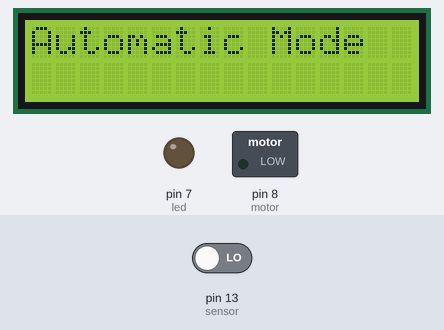
Bench run of a sketch on a simulated Arduino Mega 2560, built with avr-gcc and run on an emulated ATmega2560. Parts: 16×2 character LCD, switched loads named in the sketch (green lamp = pin HIGH), output pins drawn as LEDs (lit = HIGH). Inputs (shaded band) come from the test bench; at power-on: pin 13 (sensor) LOW. The modem accepts every AT command (registered, SIM ready, sends succeed) and sends nothing else.

Above: at 3.3 s.
3.4 s: pin 13 (sensor) driven HIGH
At 5.1 s:
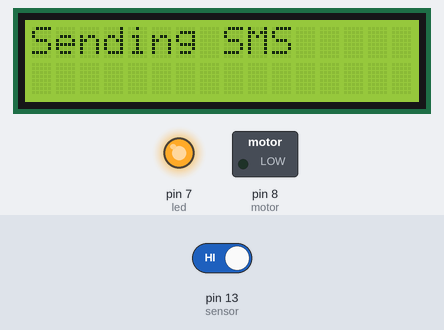
At 8.7 s:
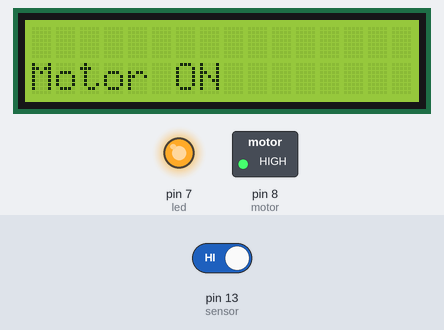
8.9 s: pin 13 (sensor) driven LOW
At 15.1 s:
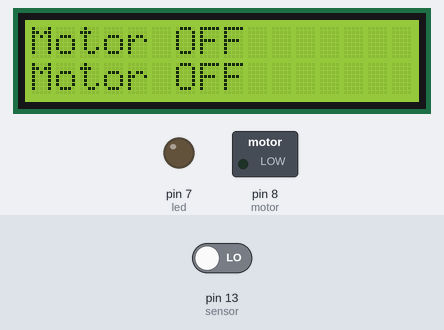
Timing chart, 0 to 16.6 s (numbered marks = the images above; inputs shaded):
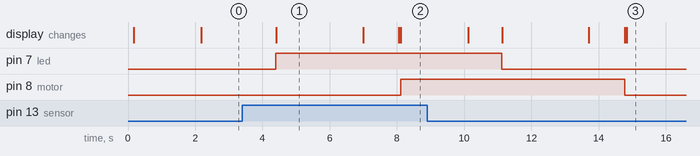

Measured:
- after the input at 3.4 s, pin 7 (led): LOW → HIGH after 1.0 s; pin 8 (motor): LOW → HIGH after 4.7 s; the display: changes after 1.0 s (image 1)
- after the input at 8.9 s, pin 7 (led): HIGH → LOW after 2.2 s; pin 8 (motor): HIGH → LOW after 5.9 s; the display: first differs from a run without the input after 2.2 s (image 3 shows a later state)
- what the display in image 1 shows lasts 2.6 s, from 4.4 s to 7.0 s

The sketch:

soil_gsm_worcking.ino
```cpp
#include<SoftwareSerial.h>
SoftwareSerial Serial1(6,7);
#include<LiquidCrystal.h>
LiquidCrystal lcd(12,11,5,4,3,2);
int led=7;
int flag=0;
String str="";
int relay=A0;

#define motor 8
#define sensor 13
void setup()
{
  lcd.begin(16,2);
  Serial1.begin(9600);
  Serial.begin(9600);
  pinMode(led, OUTPUT);
  pinMode(motor, OUTPUT);
  pinMode(sensor, INPUT);
  lcd.print("Water Irrigaton");
  lcd.setCursor(4,1);
  delay(100);
  lcd.clear();
  lcd.print("Smart");
  lcd.setCursor(0,1);
  lcd.print("Agriculture");
  delay(2000);
  lcd.clear();
  lcd.print("System Ready");
}

void loop()
{
    lcd.setCursor(0,0);
    lcd.print("Automatic Mode    ");
    if(digitalRead(sensor)==1 && flag==0)
    {
      delay(1000);
      if(digitalRead(sensor)==1)
      {
        digitalWrite(led, HIGH);
        sendSMS("Low Soil Moisture detected. Motor turned ON");
        lcd.begin(16,2);
        lcd.setCursor(0,1);
        lcd.print("Motor ON    ");
        //motor on
        digitalWrite(motor, HIGH);
        delay(2000);
        flag=1;
      }
    }
    else if(digitalRead(sensor)==0 && flag==1)
    {
      delay(1000);
      if(digitalRead(sensor)==0)
      {
        digitalWrite(led, LOW);
        sendSMS("Soil Moisture is Normal. Motor turned OFF");
        //motor off
        digitalWrite(motor, LOW);
        lcd.begin(16,2);
        lcd.print("Motor OFF");
        lcd.setCursor(0,1);
        lcd.print("Motor OFF");
        delay(2000);
        flag=0;
      }
    }
}
void sendSMS(String msg)
{
  lcd.clear();
  lcd.print("Sending SMS");
  Serial1.println("AT+CMGF=1");
  delay(500);
  Serial1.print("AT+CMGS=");
  Serial1.print('"');
  Serial1.print("+918328659339");    // number
  Serial1.print('"');
  Serial1.println();
  delay(500);
  Serial1.println(msg);
  delay(500);
  Serial1.write(26);
  delay(1000);
  lcd.clear();
  lcd.print("SMS Sent");
  delay(1000);
  lcd.begin(16,2);
}

void gsmInit()
{
  lcd.clear();
  lcd.print("Finding Module..");
  boolean at_flag=1;
  while(at_flag)
  {
    Serial1.println("AT");
    while(Serial1.available()>0)
    {
      if(Serial1.find("OK"))
      at_flag=0;
    }
    delay(1000);
  }
  Serial1.println("ATE0");
  lcd.clear();
  lcd.print("Finding Network..");
  boolean net_flag=1;
  while(net_flag)
  {
    Serial1.println("AT+CPIN?");
    while(Serial1.available()>0)
    {
      if(Serial1.find("READY"))
      net_flag=0;
      break;
    }
    delay(1000);
  }
   Serial1.println("AT+CNMI=2,2,0,0,0");
   delay(1000);
   Serial1.println("AT+CMGF=1");
   delay(1000);
   Serial1.println("AT+CSMP=17,167,0,0");
   lcd.clear();
   Serial1.flush();
}
```
